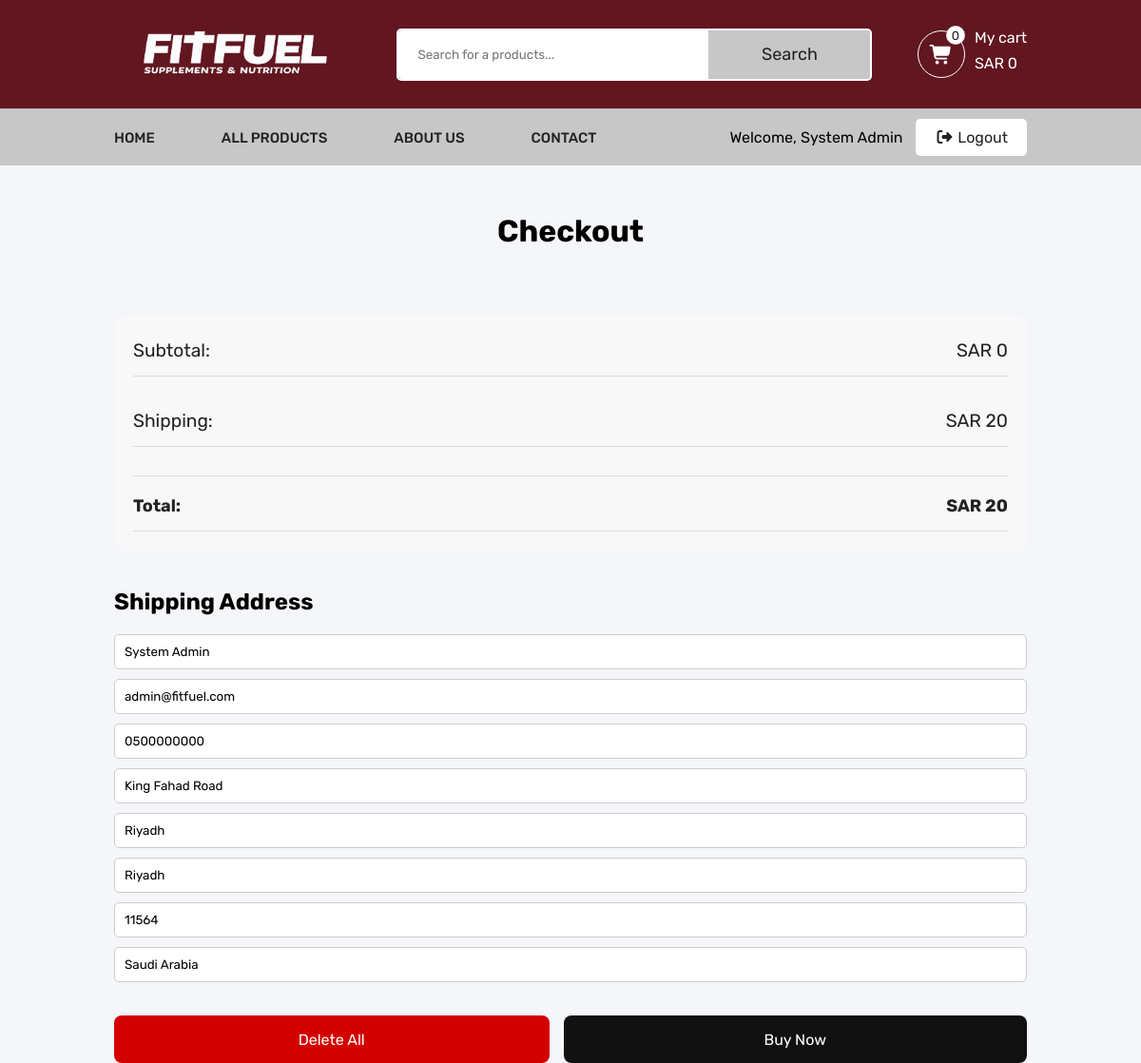
The page /checkout.php (signed in) on the database its author committed.
### tables this page shows
CREATE TABLE users (

    user_id INT AUTO_INCREMENT PRIMARY KEY,

    full_name VARCHAR(150) NOT NULL,

    username VARCHAR(100) NOT NULL UNIQUE,

    email VARCHAR(150) NOT NULL UNIQUE,

    password VARCHAR(255) NOT NULL,

    phone VARCHAR(20),

    address TEXT,

    city VARCHAR(100),

    state VARCHAR(100),

    postal_code VARCHAR(50),

    country VARCHAR(100)

);

### checkout.php (the view, shortened to what this page needs)
<?php
require "admin/tools/db.php";
$user_id = $_SESSION["user_id"];
$query = mysqli_query(
    $db,
    "SELECT * FROM users
    WHERE user_id='$user_id'"
);
$user = mysqli_fetch_assoc($query);
?>
<!DOCTYPE html>
<html lang="en">
<head>
    <link rel="stylesheet" href="css/style.css">
    <link rel="stylesheet" href="https://cdnjs.cloudflare.com/ajax/libs/font-awesome/7.0.1/css/all.min.css">
</head>
<body>
<?php include "includes/header.php" ?>
<main>
    <div class="container checkout-container">
        <h2>Checkout</h2>
        <div class="checkout-summary">
            <div class="subtotal">
                <p>Subtotal:</p>
                <p id="subtotal_price">SAR 0</p>
            </div>
            <div class="shipping">
                <p>Shipping:</p>
                <p>SAR 20</p>
            </div>
            <div class="total">
                <p>Total:</p>
                <p id="total_price">SAR 20</p>
            </div>
        </div>
        <div class="shipping-address">
            <h3>Shipping Address</h3>
            <form action="payment.php" method="POST">
                <input type="text" name="full_name" placeholder="Full Name"
                 value="<?php echo $user['full_name'] ?? ''; ?>" required>
                <input type="email" name="email" placeholder="Email"
                 value="<?php echo $user['email'] ?? ''; ?>" required>
                <input type="text" name="phone" placeholder="Phone Number"
                 value="<?php echo $user['phone'] ?? ''; ?>" required>
                <input type="text" name="address" placeholder="Street Address"
                 value="<?php echo $user['address'] ?? ''; ?>" required>
                <input type="text" name="city" placeholder="City"
                 value="<?php echo $user['city'] ?? ''; ?>" required>
                <input type="text" name="state" placeholder="State/Province"
                 value="<?php echo $user['state'] ?? ''; ?>" required>
                <input type="text" name="postal_code" placeholder="Postal Code"
                 value="<?php echo $user['postal_code'] ?? ''; ?>" required>
                <input type="text" name="country" placeholder="Country"
                  value="<?php echo $user['country'] ?? ''; ?>" required>
                <div class="actions">
                    <button type="button"  class="delete-all-btn" id="delete_all">
                       Delete All
                    </button>
                    <button type="submit" class="buy-btn">
                        Buy Now
                    </button>
                </div>
            </form>
        </div>
    </div>
</main>
</body>
</html>

### css/style.css (style rules this page uses)
body { background: #f5f6f9; margin-top: 180px; }
.container { width: 75%; margin: auto; }
@media (max-width:1500px) { .container { width: 90%; } }
body { font-family: 'Arial', sans-serif; background-color: #f5f6f9; margin: 0; padding: 0; }
.container { width: 80%; margin: auto; }
.checkout-container { margin-top: 50px; }
h2 { text-align: center; font-size: 2em; margin-bottom: 40px; }
.checkout-summary { display: flex; flex-direction: column; gap: 15px; margin-top: 30px; display: flex; justify-content: space-between; font-size: 1.2em; }
.checkout-summary .subtotal, .checkout-summary .shipping, .checkout-summary .total { display: flex; justify-content: space-between; align-items: center; padding-bottom: 10px; border-bottom: 1px solid #ddd; }
.checkout-summary p { color: var(--dark-color); margin: 5px 0; }
.shipping-address { margin-top: 40px; }
.shipping-address h3 { font-size: 1.5em; margin-bottom: 20px; }
.shipping-address form input { width: 100%; padding: 10px; margin-bottom: 10px; border-radius: 5px; border: 1px solid #ccc; }
.actions { display: flex; gap: 15px; margin-top: 25px; }
.actions button, .actions a { flex: 1; height: 50px; border: none; border-radius: 8px; font-size: 16px; cursor: pointer; transition: 0.3s; display: flex; align-items: center; justify-content: center; text-decoration: none; }
.delete-all-btn { background: #d30000; color: #fff; }
.buy-btn { background: #00af26; color: #fff; }
.checkout-summary { background: #f8f8f8; padding: 20px; border-radius: 10px; margin-bottom: 30px; }
.checkout-summary div { display: flex; justify-content: space-between; align-items: center; margin-bottom: 15px; }
.checkout-summary div:last-child { margin-bottom: 0; }
.checkout-summary .total { border-top: 1px solid #ddd; padding-top: 15px; font-weight: bold; font-size: 18px; }
.buy-btn { width: 100%; padding: 15px; border: none; background: #111; color: #fff; font-size: 17px; border-radius: 8px; cursor: pointer; transition: 0.3s; text-align: center; }

### css/base.css (style rules this page uses)
* { padding: 0; margin: 0; box-sizing: border-box; text-decoration: none; list-style: none; font-family: 'Rubik' , sans-serif; }
:root { --main-color: #611620; --white-color:#ffffff; --dark-color: #222222; --gray-color: #c7c7c7; --dark-red: #d30000; --border-color:#6666662a; --name-item:#1818b8; --darkgray-color:#565656; --lightgray-color: #f0f0f0; }

### rows shown on the page
users: full_name "System Admin", email "admin@fitfuel.com", phone "0500000000", address "King Fahad Road", city "Riyadh", state "Riyadh", postal_code "11564", country "Saudi Arabia"

### other values the page prints
$_SESSION["fullname"] "System Admin"
